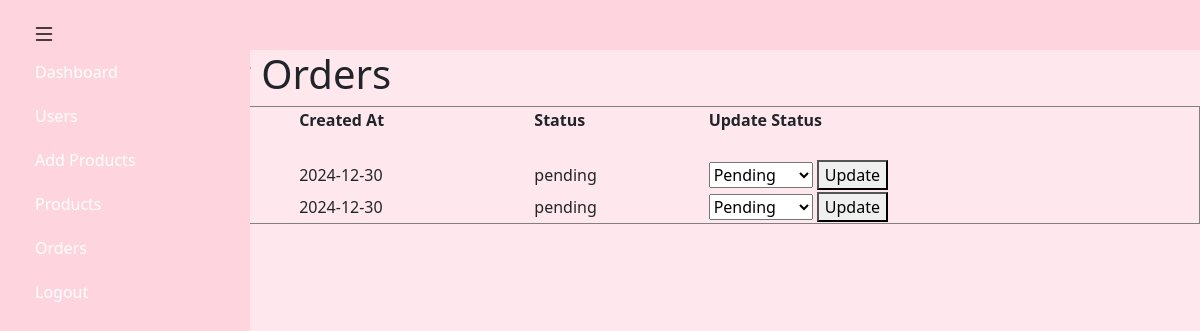
Before: /admin/orders with the older database file.
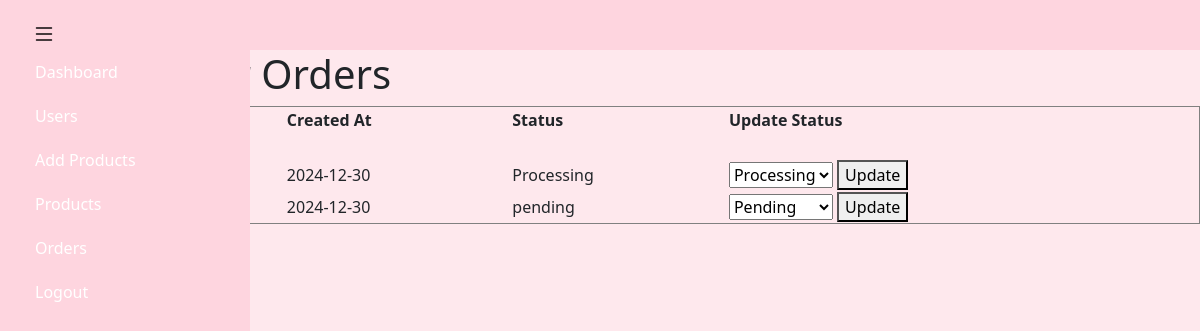
After: the same page with the newer database file.
### models.py (models this page shows, shortened)
class Order(db.Model):
    __tablename__ = 'orders'  # Define table name in the database
    id = db.Column(db.Integer, primary_key=True)  # Primary key for order
    user_id = db.Column(db.Integer, db.ForeignKey('users.id', name='fk_user_order'), nullable=False)
    order_date = db.Column(db.Date, default=lambda: datetime.now(pytz.timezone('America/New_York')).date())  # Date of the order
    total_price = db.Column(db.Float, nullable=False)  # Total price for the order
    total_items = db.Column(db.Integer, nullable=False, default=0)  # Total items in the order
    status = db.Column(db.String(20), default='pending')  # Order status (e.g., pending, shipped)
    order_number = db.Column(db.String(36), unique=True, nullable=False)  # UUID for unique order number
    user = db.relationship('User', back_populates='orders')
    items = db.relationship('OrderItem', back_populates='order')

### app.py (the view, shortened to what this page needs)
@app.route('/admin/orders', methods=['GET', 'POST'])
def admin_orders():
    users = User.query.filter_by(role='user').all()
    return render_template("admin_orders.html", users=users)

### models.py (called while the page is built)
    @property
    def full_name(self):
        return f"{self.first_name} {self.last_name}"

### templates/admin_orders.html (shortened to what this page needs)
{% extends "admin_layout.html" %}
{% block body %}
<h1>Manage User Orders</h1>
    <table border="1">
        <thead>
            <tr>
                <th>User</th>
                <th>Order ID</th>
                <th>Created At</th>
                <th>Status</th>
                <th>Update Status</th>
            </tr>
        </thead>
        <tbody>
            {% for user in users %}
                <tr>
                    <td colspan="5"><strong>{{ user.full_name }}</strong></td>
                </tr>
                {% for order in user.orders %}
                    <tr>
                        <td></td>
                        <td>{{ order.id }}</td>
                        <td>{{ order.order_date }}</td>
                        <td>{{ order.status }}</td>
                        <td>
                            <form method="POST" action="/admin/orders">
                                <select name="status">
                                    <option value="Pending" {% if order.status == 'Pending' %}selected{% endif %}>Pending</option>
                                    <option value="Processing" {% if order.status == 'Processing' %}selected{% endif %}>Processing</option>
                                </select>
                                <button type="submit">Update</button>
                            </form>
                        </td>
                    </tr>
                {% endfor %}
            {% endfor %}
        </tbody>
    </table>
{% endblock %}

### templates/admin_layout.html (shortened to what this page needs)
<!DOCTYPE html>
<html lang="en">
    <head>
        <link href="https://cdn.jsdelivr.net/npm/bootstrap@5.3.3/dist/css/bootstrap.min.css" rel="stylesheet">
        <link href="https://cdn.jsdelivr.net/npm/bootstrap-icons/font/bootstrap-icons.css" rel="stylesheet">
        <link href="/static/styles.css" rel="stylesheet">
    </head>
    <body style="background-color: #FEE8ED;">
        <div class="admin_dash" style="display:flex; height:100vh;">
            <div id="sidebar" class="sidebar" style="background-color: #FED5DF;">
                <div class="sidebar-nav">
                    <ul class="nav flex-column">
                        <li class="nav-item">
                            <a class="nav-link text-white link" href="/admin/dashboard">Dashboard</a>
                        </li>
                        <li class="nav-item">
                            <a class="nav-link text-white link" href="#">Users</a>
                        </li>
                        <li class="nav-item">
                            <a class="nav-link text-white link" href="/admin/add_products"> Add Products</a>
                        </li>
                        <li class="nav-item">
                            <a class="nav-link text-white link" href="/admin/listing">Products</a>
                        </li>
                        <li class="nav-item">
                            <a class="nav-link text-white link" href="/admin/orders">Orders</a>
                        </li>
                        <li class="nav-item">
                            <a class="nav-link text-white link" href="/logout">Logout</a>
                        </li>
                    </ul>
                </div>
            </div>
            <div class="topnav">
                    <button class="btn btn-light" id="toggleSidebarButton" onclick="collapse(event)">
                        <i class="bi bi-list"></i>
                    </button>
                    <div class="profile">{{ current_user.full_name | title }}</div>
            </div>
            {% block body %}{% endblock %}
        </div>
    </body>
</html>

### static/styles.css (style rules this page uses)
body { display: flex; flex-direction: column; height: 100vh; }
.sidebar { display: flex; flex-direction: column; width: 250px; max-width: 30%; height: 100vh; position: fixed; top: 0; left: 0; padding-left: 20px ; background-color: #FED5DF; transition: width 0.3s ease, padding 0.3s ease; flex: 1; }
.sidebar-nav { margin-top: 50px; transition: opacity 0.3s ease; }
.link { color: white; text-decoration: none; padding: 10px 15px; transition: background-color 0.3s; }
#toggleSidebarButton { top: 10px; left: 20px; border: none; cursor: pointer; opacity: 1; background: transparent; position: absolute; z-index: 2000; }
#toggleSidebarButton i { font-size: 1.5rem; }
.topnav { background-color: #FED5DF; height: 50px; display: flex; justify-content: right; position: relative; }
.admin_dash { display: flex; flex-direction: column; }
.profile { display: flex; align-items: center; justify-content: center; padding-right: 10px; color: #f49292; }

Changed rows visible on the page:
changed Order: status "pending" → "Processing"; status "Pending" → "Processing"
